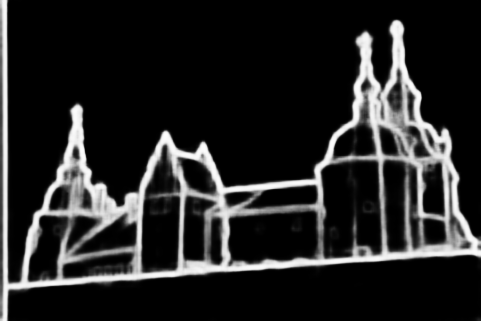
#> input picture edges/201080.png, 481 x 321 px; its folder holds 4 pictures in this run
$ python invert_images_batch.py
#> lines starting #> are read from the running program, lines starting #| are printed output that depends on the picture
from PIL import Image
import numpy as np
import os
import glob

def invert_image(input_path, output_path):
    """
    Invert black and white colors in an image using PIL.
    Whites become black and blacks become white.
    """
#> called with input_path = 'edges/201080.png', output_path = 'edges_inverted/201080_inverted.png'
    try:
        # Open the image
        image = Image.open(input_path)
#> image is the input picture: PIL image 481x321 L; min 0, max 253, mean 37.3

        # Convert to grayscale if it's not already
        if image.mode != 'L':
            image = image.convert('L')

        # Convert to numpy array for easier manipulation
        img_array = np.array(image)

        # Invert the image (255 - pixel_value)
        inverted_array = 255 - img_array
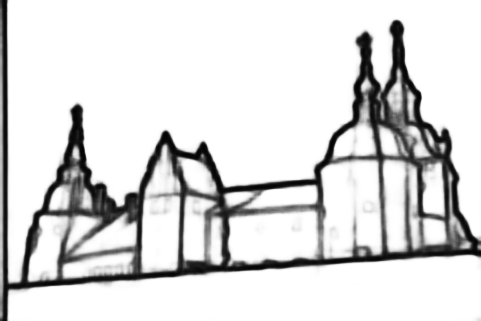
#> inverted_array: shape (321, 481); min 2, max 255, mean 217.7

        # Convert back to PIL Image
        inverted_image = Image.fromarray(inverted_array.astype(np.uint8))

        # Save the inverted image
        inverted_image.save(output_path)
        print(f"✓ Inverted: {os.path.basename(input_path)}")

    except Exception as e:
        print(f"✗ Error processing {input_path}: {e}")

def process_folder(input_folder, output_folder):
    """
    Process all PNG images in a folder and save inverted versions.
    """
    # Create output folder if it doesn't exist
    if not os.path.exists(output_folder):
        os.makedirs(output_folder)
        print(f"Created output folder: {output_folder}")

    # Get all PNG files in the input folder
    png_files = glob.glob(os.path.join(input_folder, "*.png"))

    if not png_files:
        print(f"No PNG files found in {input_folder}")
        return

    print(f"Found {len(png_files)} PNG files to process...")
    print("-" * 50)

    # Process each image
    for input_file in png_files:
        filename = os.path.basename(input_file)
        output_file = os.path.join(output_folder, f"{os.path.splitext(filename)[0]}_inverted.png")
        invert_image(input_file, output_file)
#> pass 2 of the loop in process_folder, `for input_file in png_files:`:
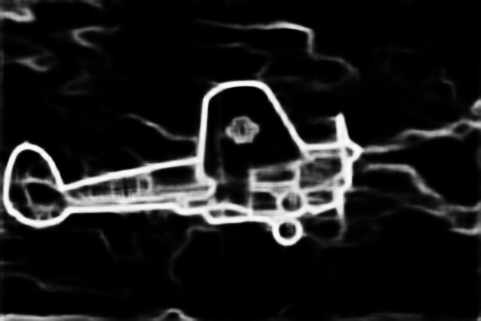
#> input picture edges/3063.png, 481 x 321 px
#> in invert_image, image is the input picture: PIL image 481x321 L; min 0, max 252, mean 26.1
#> in invert_image (call 2), `inverted_array = 255 - img_array`:
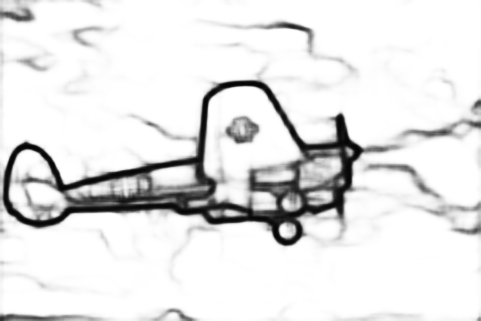
#> inverted_array: shape (321, 481); min 3, max 255, mean 228.9
#> pass 3 of the loop in process_folder, `for input_file in png_files:`:
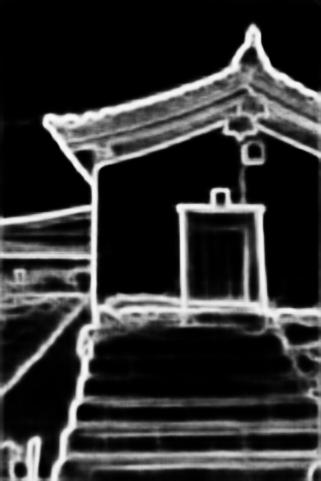
#> input picture edges/334025.png, 321 x 481 px
#> in invert_image, image is the input picture: PIL image 321x481 L; min 0, max 251, mean 47.9
#> in invert_image (call 3), `inverted_array = 255 - img_array`:
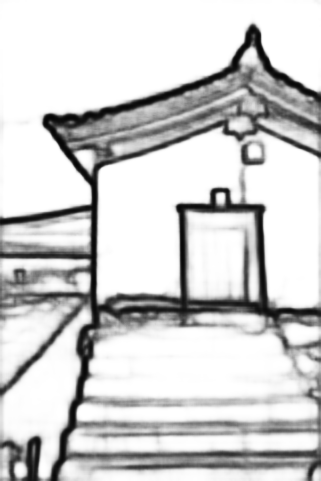
#> inverted_array: shape (481, 321); min 4, max 255, mean 207.1
#> the loop made 4 passes; the first 3 are shown

    print("-" * 50)
    print(f"Processing complete! Inverted images saved in: {output_folder}")

if __name__ == "__main__":
    input_folder = "edges"
    output_folder = "edges_inverted"

    if os.path.exists(input_folder):
        process_folder(input_folder, output_folder)
    else:
        print(f"Error: Folder {input_folder} not found!")
